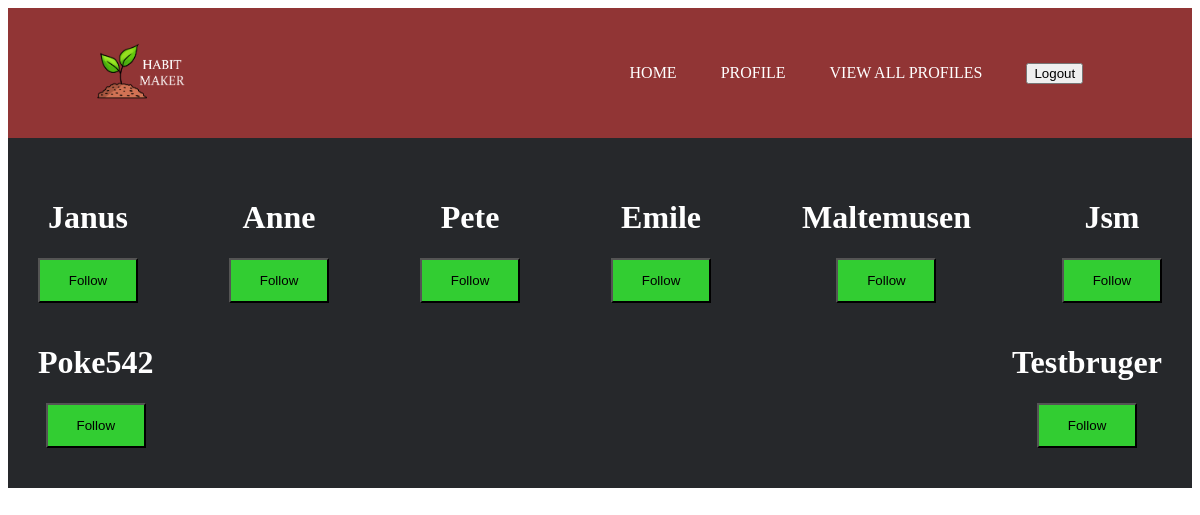
Before: /profiles/ (signed in) with the older database file.
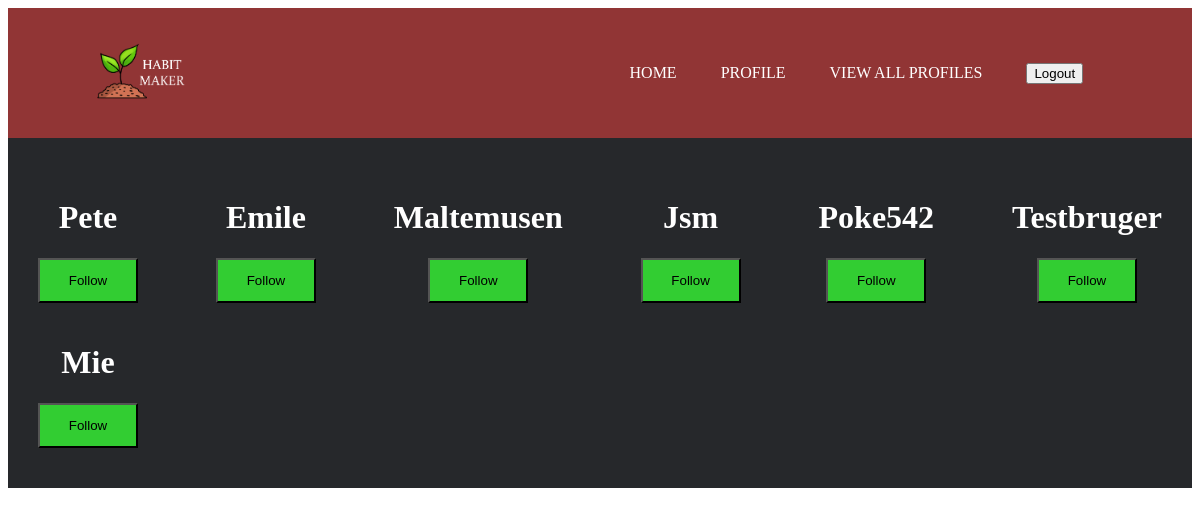
After: the same page with the newer database file.
### blog/models.py (models this page shows, shortened)
class Profile(models.Model):
    user = models.OneToOneField(User, null=True, on_delete=models.CASCADE)
    color = models.TextField()
    hovercolor = models.TextField()
    day = models.TextField()
    week = models.TextField()
    month = models.TextField()
    dayyear = models.TextField()
    streak = models.IntegerField(null=True)
    followers = models.ManyToManyField(User, blank=True, related_name='followers')
    habit = models.CharField(max_length=150)

### blog/views.py (the view)
# urls.py: path('profiles/', followerpage),
@login_required(login_url='/login/')
def followerpage(request):
    context = {}
    profiles = Profile.objects.all()
    if request.method == "POST":
        id = request.POST["userprofile"]
        following = request.POST["following"]
        profile = Profile.objects.get(id= id)
        if following == "following":
            profile.followers.remove(request.user)
        elif following == "notfollowing":
            profile.followers.add(request.user)
    else:
        pass
    is_following = request.user.followers.all()
    context['profiles'] = profiles
    context["following"] = is_following
    return render(request, 'following.html', context)

### blog/templates/following.html (shortened to what this page needs)
{% load static %}
<!DOCTYPE html>
<html lang="en">
<head>
</head>
<body>
<div class="fullnavbar">
    <div class="navbar">
        <img src="{% static '/images/logo2.png' %}">
        <ul>
            <li><a href="/main/">Home</a></li>
            <li><a href="/profilepage/">Profile</a></li>
            <li><a href="/profiles/">View all Profiles</a></li>
            <li><form action="/logout/" method="post">
                <input type="submit" value="Logout">
            </form></li>
        </ul>
    </div>
</div>
<div class="maincontent">
{% for item in profiles%}
{% if item.user != request.user %}
{% if item in following %}
<form method="post">
    {% csrf_token %}
    <input id="userprofile" name="userprofile" value={{item.id}} type="hidden">
    <input id="following" name="following" value="following" type="hidden">
    <h1>{{item.user|capfirst}}</h1>
    <button class="nobtn">Unfollow</button>
</form>
{% else %}
<form method="post">
    <h1>{{item.user|capfirst}}</h1>
    <button class="yesbtn"> Follow</button>
</form>
{% endif %}
{% endif %}
{% endfor %}
</div>
</body>
</html>

### blog/templates/following.html (style rules this page uses)
.fullnavbar { width: 100%; background: #913535; }
.navbar { width:85%; margin: auto; padding: 35px 0; display: flex; align-items:center; justify-content: space-between; }
.navbar img { height: 9.5%; width: 9.5%; }
.navbar ul li { list-style: none; display: inline-block; margin: 0 20px; position: relative; }
.navbar ul li a { text-decoration: none; color: #fff; text-transform: uppercase; }
.navbar ul li::after { content: ''; height: 3px; width: 0; background: #009688; position: absolute; left: 0; bottom: -10px ; transition: 0.5s; }
.maincontent { width: 100%; height: 100%; color: #fff; background: #26282b; margin: auto; padding: 30px 0; display: flex; align-items: center; text-align: center; margin-left: auto; margin-right: auto; justify-content: space-between; flex-wrap: wrap; }
.maincontent form { padding: 10px 30px; }
.yesbtn { background: #32CD32; height: 45px; width: 100px; }

Changed rows visible on the page:
removed Profile: user "Janus"
removed Profile: user "Anne"
added Profile: user "Mie"
